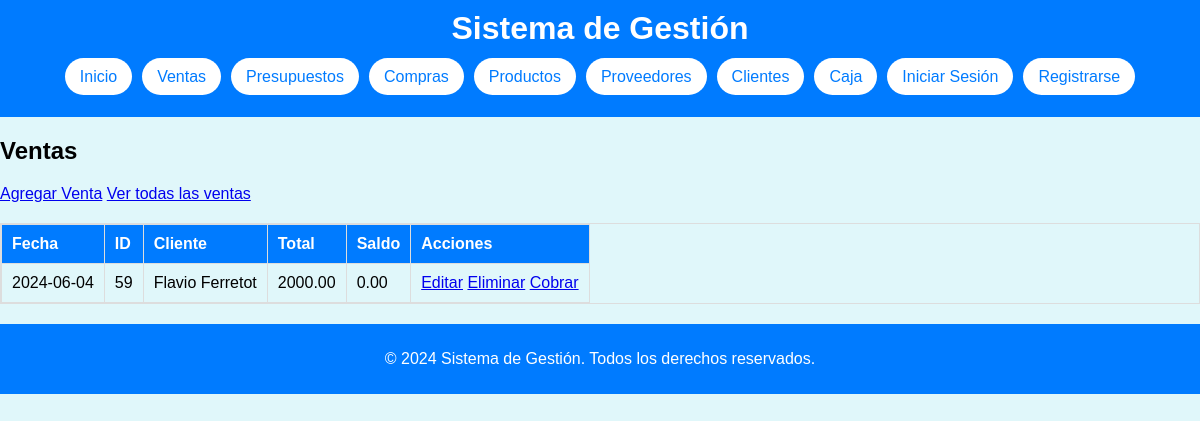
/gestion/ventas/ventas.php?ver_todas=1, run on the app's committed database.
### tables this page shows
CREATE TABLE `operaciones` (
  `ID_Operacion` int(11) NOT NULL,
  `Tipo` enum('Compra','Venta') DEFAULT NULL,
  `ID_Proveedor` int(11) DEFAULT NULL,
  `ID_Cliente` int(11) DEFAULT NULL,
  `Fecha` date DEFAULT NULL,
  `Descuento_Porcentaje` decimal(5,2) DEFAULT NULL,
  `Observaciones` text NOT NULL,
  `Total` decimal(10,2) DEFAULT NULL,
  `Saldo` decimal(10,2) DEFAULT 0.00
);

CREATE TABLE `clientes` (
  `ID_Cliente` int(11) NOT NULL,
  `Nombre` varchar(255) NOT NULL,
  `Razon_Social` varchar(255) NOT NULL,
  `Tipo_Documento` enum('CUIT','DNI') NOT NULL,
  `Documento` varchar(50) NOT NULL,
  `Telefono` varchar(50) DEFAULT NULL,
  `Direccion` varchar(255) DEFAULT NULL,
  `Observaciones` text DEFAULT NULL
);

### gestion/ventas/ventas.php (the view, shortened to what this page needs)
<?php
include '../includes/db_connect.php';
include '../includes/header.php';
$sql_ventas = "";
if(isset($_GET['ver_todas'])) {
    $sql_ventas = "SELECT o.ID_Operacion, o.Fecha, c.Nombre AS Cliente, o.Total,
                    o.Total - COALESCE(SUM(m.Monto), 0) AS Saldo
                    FROM Operaciones o
                    JOIN Clientes c ON o.ID_Cliente = c.ID_Cliente
                    LEFT JOIN Movimientos m ON o.ID_Operacion = m.ID_Operacion
                    WHERE o.Tipo = 'Venta'
                    GROUP BY o.ID_Operacion";
}
$result_ventas = $conn->query($sql_ventas);
?>
<h2>Ventas</h2>
<div>
    <a class="btn-add" href="alta_venta.php">Agregar Venta</a>
    <a class="btn-view-all" href="ventas.php?ver_todas=1">Ver todas las ventas</a>
</div>
<table>
    <tr>
        <th>Fecha</th>
        <th>ID</th>
        <th>Cliente</th>
        <th>Total</th>
        <th>Saldo</th>
        <th>Acciones</th>
    </tr>
    <?php while($row = $result_ventas->fetch_assoc()): ?>
    <tr>
        <td><?php echo $row['Fecha']; ?></td>
        <td><?php echo $row['ID_Operacion']; ?></td>
        <td><?php echo $row['Cliente']; ?></td>
        <td><?php echo $row['Total']; ?></td>
        <td><?php echo $row['Saldo']; ?></td>
        <td>
            <a href="editar_venta.php?id=<?php echo $row['ID_Operacion']; ?>">Editar</a>
            <a href="eliminar_venta.php?id=<?php echo $row['ID_Operacion']; ?>" onclick="return confirm('¿Estás seguro de que deseas eliminar esta venta?')">Eliminar</a>
            <a href="..//caja/registro_movimiento.php?id=<?php echo $row['ID_Operacion']; ?>">Cobrar</a>
        </td>
    </tr>
    <?php endwhile; ?>
</table>
<?php
include '../includes/footer.php';
?>

### gestion/css/styles.css (style rules this page uses)
body { font-family: Arial, sans-serif; background-color: #e0f7fa; margin: 0; padding: 0; }
table { width: 100%; border-collapse: collapse; margin-top: 20px; overflow-x: auto; display: block; }
table, th, td { border: 1px solid #ddd; }
th, td { padding: 10px; text-align: left; }
th { background-color: #007BFF; color: white; }

### data on the page
operaciones: Fecha "2024-06-04", ID_Operacion "59", ID_Cliente.Nombre "Flavio Ferretot", Total "2000.00", Saldo "0.00"
